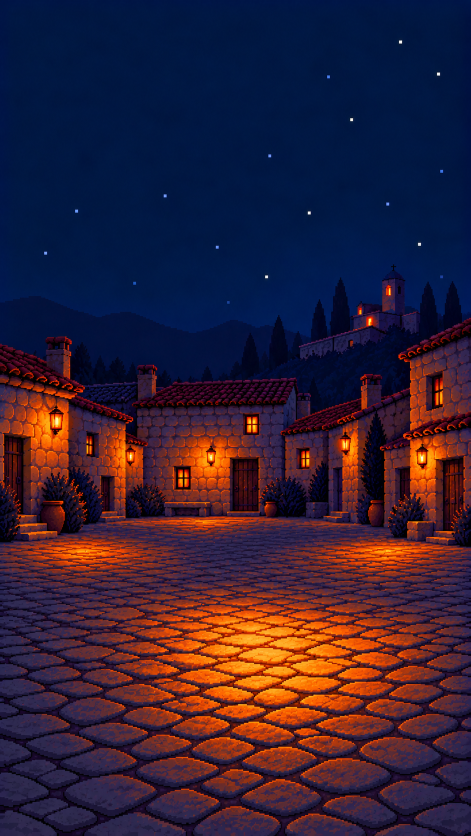
#> input picture tools/art/sources/chatgpt/village_square.png, 941 x 1672 px (shown at 1/2 size)
$ python scenes.py
#> lines starting #> are read from the running program, lines starting #| are printed output that depends on the picture
### tools/art/chatgpt/common.py
"""Shared steps for turning Daniele's ChatGPT pictures (2026-10, tools/art/sources/chatgpt/) into game art.

Every picture goes through the same steps:
  1. key: the flat magenta (#FF00FF) background, and the pink fringe it leaves on edges, becomes
     real alpha;
  2. grid: the picture is taken down to its own art-pixel grid (area average, so each art pixel is
     one even sample of its block) and the alpha cut hard at half;
  3. snap: every colour is snapped to the style palette (style_palette.png, the 61 colours of the
     ChatGPT style bible), nearest in Lab;
  4. save: blown back up by a whole factor with nearest (so the game's own shrinking to its screen
     cells starts from clean blocks) and written lossless.
"""
import os
import numpy as np
from PIL import Image
import cv2
from scipy import ndimage

HERE = os.path.dirname(os.path.abspath(__file__))
ROOT = os.path.normpath(os.path.join(HERE, "../../.."))
GAME = os.path.join(ROOT, "game")
SRC = os.path.join(ROOT, "tools/art/sources/chatgpt")
PALETTE = ["#07060a", "#0b1a33", "#0e5a2c", "#120e0e", "#13284a", "#140c09", "#173c8a", "#1a0e0a",
    "#1a1420", "#1e1c30", "#23305a", "#24160f", "#251e1f", "#26b862", "#2c2840", "#2f78e0", "#33201a",
    "#3a3132", "#3c2618", "#3e3552", "#44176a", "#4a2c0e", "#4e3228", "#5a0e12", "#5a2e2a", "#5c3a22",
    "#6e6672", "#701a46", "#70452e", "#7a1c0a", "#80562f", "#8a2fd0", "#8a4430", "#8a5038", "#8a5a1c",
    "#9cc4ff", "#9cf0a8", "#a8161c", "#a85a26", "#a89ea6", "#c0683a", "#c48262", "#c8400c", "#c89030",
    "#c8a0ff", "#d8802e", "#e0242a", "#e0408c", "#e2d6ca", "#e8975a", "#ecb894", "#ecc055", "#f07018",
    "#f6c48a", "#fba832", "#fbf3e8", "#ff5a42", "#ffacd0", "#ffd86a", "#fff0a0", "#fff4cc"]
# colours reserved for the notes: never snapped to on figures, scenery or the HUD
RESERVED = {"#0e5a2c", "#26b862", "#9cf0a8", "#173c8a", "#2f78e0", "#9cc4ff", "#44176a", "#8a2fd0",
    "#c8a0ff", "#701a46", "#e0408c", "#ffacd0"}


def _rgb(h):
    return [int(h[i:i + 2], 16) for i in (1, 3, 5)]


def palette(reserved=True, extra=()):
    cols = [c for c in PALETTE if reserved or c not in RESERVED] + list(extra)
    return np.array([_rgb(c) for c in cols], np.uint8)


def src(name):
    return os.path.join(SRC, name)


def load(path):
    return np.asarray(Image.open(path).convert("RGBA")).copy()


# [42 lines left out: functions magenta, keyed, block_size, not called in this run]


def grid(rgba, f, size=None):
    """Down to the art grid: f source px an art px (or straight to size=(w, h))."""
    h, w = rgba.shape[:2]
    if size is None:
        size = (max(1, round(w / f)), max(1, round(h / f)))
    a = rgba.astype(np.float32)
    al = a[..., 3:4] / 255.0
    pre = np.concatenate([a[..., :3] * al, al * 255.0], -1)
    small = cv2.resize(pre, size, interpolation=cv2.INTER_AREA)
    alpha = small[..., 3:4] / 255.0
    rgb = np.where(alpha > 0.01, small[..., :3] / np.maximum(alpha, 1e-6), 0)
    out = np.concatenate([np.clip(rgb, 0, 255), np.where(alpha > 0.5, 255.0, 0.0)], -1)
    return out.astype(np.uint8)


def snap(rgba, pal=None):
    """Every colour to its nearest palette colour (Lab distance)."""
    if pal is None:
        pal = palette()
    lab_p = cv2.cvtColor(pal[None].astype(np.uint8), cv2.COLOR_RGB2LAB)[0].astype(np.float32)
    rgb = np.ascontiguousarray(rgba[..., :3])
    lab = cv2.cvtColor(rgb, cv2.COLOR_RGB2LAB).astype(np.float32).reshape(-1, 3)
    out = np.empty((lab.shape[0],), np.int64)
    for i in range(0, lab.shape[0], 65536):
        d = ((lab[i:i + 65536, None, :] - lab_p[None]) ** 2).sum(-1)
        out[i:i + 65536] = d.argmin(1)
    res = rgba.copy()
    res[..., :3] = pal[out].reshape(rgb.shape)
    res[res[..., 3] == 0, :3] = 0
    return res


def up(rgba, k):
    return np.repeat(np.repeat(rgba, k, 0), k, 1)


# [20 lines left out: functions crop_alpha, pieces, not called in this run]


def save(rgba, path, k=1):
    os.makedirs(os.path.dirname(path), exist_ok=True)
    img = Image.fromarray(up(rgba, k) if k > 1 else rgba)
    if path.endswith(".webp"):
        img.save(path, lossless=True, quality=100, method=6, exact=True)
    else:
        img.save(path, optimize=True)
    print(os.path.relpath(path, ROOT), img.size)

### tools/art/chatgpt/scenes.py
"""Scenes around the game from Daniele's ChatGPT village and workshop pictures:

    python3 tools/art/chatgpt/scenes.py

village_square.png -> game/art/px/scenery/title_scene{,_lit,_dim}.png: the night square under the
    stars, 240 art px wide (the base screen's width), cut so the lit middle of the square, where the
    title's bonfire burns (TitleScene.FIRE, 58 art px over the bottom), is the fire's place; the lit
    and dim twins are the same picture warmer and brighter / darker (the beat's light)
workshop_tall.png, village_well_night.png, village_banners_dusk.png, village_tree_dusk.png,
church_square.png, village_street_long.png -> game/art/px/stops/stop_{1,3,4,5,6,7}{,_bg}.png (and an empty
    _front): a band of each upright scene at the world's proportions (320 x 184, StopCells.WORLD), the
    card (StopCells.CARD) on its subject
village_street.png -> stop_2{,_bg}.png: the village street at night, its stone fire ring where the
    stop's bonfire burns
Then run tools/art/pixel/stops.py: it takes these stops' cards, fires and glows from stop_scenes.json.
village_lane.png   -> game/art/px/ui/backdrop.png: the stone every menu stands on, now a lit lane
    of the village, 360 x 540, darkened so the panels and their text read over it

All on the art grid, snapped to the style palette without the notes' colours.
"""
import os
import numpy as np
from PIL import Image
import common as c

PX = os.path.join(c.GAME, "art/px")
PAL = c.palette(reserved=False)


def rgba(name):
    a = c.load(c.src(name))
    a[..., 3] = 255
    return a


def tone(a, k, warm=0.0):
    f = a.astype(np.float32)
    f[..., :3] *= k
    if warm:
        f[..., 0] += warm * 40
        f[..., 1] += warm * 12
    return np.clip(f, 0, 255).astype(np.uint8)


def title():
    a = rgba("village_square.png")
    f = a.shape[1] / 240.0
#> f = 3.92
    g = c.grid(a, f)
#> in grid, `al = a[..., 3:4] / 255.0`: al: shape (1672, 941, 1) float32; every value is 1
    # the lit middle of the square (row 1300 of the picture) 58 art px over the bottom
    bottom = int(round(1300 / f)) + 58
#> bottom = 390
    g = g[:bottom]
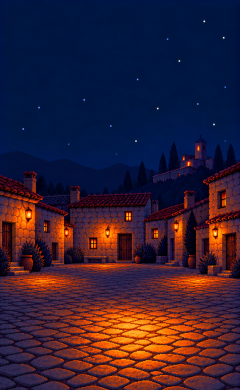
#> g: shape (390, 240, 4); mean R, G, B, A 50.7, 31.4, 50.9, 255
    for name, k, w in (("title_scene", 1.0, 0.0), ("title_scene_lit", 1.18, 0.4), ("title_scene_dim", 0.72, 0.0)):
        c.save(c.snap(tone(g, k, w), PAL), os.path.join(PX, "scenery", name + ".png"))
#> this loop made 3 passes
#> pass 2, in snap (call 2), `rgb = np.ascontiguousarray(rgba[..., :3])`:
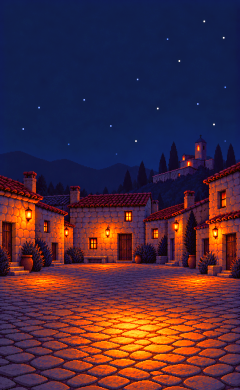
#> rgb: shape (390, 240, 3); mean of channels 0, 1, 2 73.2, 41.3, 59.6; drawn as R, G, B


# each stop card's top-left in its world (StopCells.STOPS[n].card), the card StopCells.CARD big
CARD = (212, 148)
WORLD = (320, 184)
# Stops from Daniele's upright (941 x 1672) scenes: a band of the picture as wide as it is, at the
# world's proportions (never stretched), its top row in the picture's px; and the card's place in it
# (the card shows the scene's subject, not the floor).
PORTRAIT = {
    1: ("workshop_tall.png", 500, (0, 6)),            # the carver's bench: the mask, the chisels, the shavings (the bells hang above the band)
    3: ("village_well_night.png", 724, (74, 26)),     # Around the Bonfires: the night lane, the well
    4: ("village_banners_dusk.png", 640, (54, 18)),   # Carnival Sunday: red cloths across the street
    5: ("village_tree_dusk.png", 655, (54, 18)),      # The Rope: the lane at dusk, the bare tree
    6: ("church_square.png", 560, (54, 18)),          # The Piazza: the church square
    7: ("village_street_long.png", 330, (54, 18)),    # Shrove Tuesday: the long lit street
}
# (each band's top is chosen so the paving shows along its lower part: the procession stands on it)
WIDE = {2: ("village_street.png", (100, 30))}         # Sant'Antonio's Fires: the stone fire ring
# the stops' fires and glows on the new pictures (the drawn worlds' ones fell on blank walls)
FIRES = {2: [[255, 152, "big"]]}
GLOWS = {1: [[293, 14, 36, 28]], 2: [[255, 120, 96, 72]]}
SMOKE = {2: [[255, 76]]}


def _save_stop(g, n, card_at, front=True):
    x, y = card_at
    c.save(g[y:y + CARD[1], x:x + CARD[0]], os.path.join(PX, "stops", "stop_%d.png" % n))
    c.save(g, os.path.join(PX, "stops", "stop_%d_bg.png" % n))
    if front:
        c.save(np.zeros_like(g), os.path.join(PX, "stops", "stop_%d_front.png" % n))
    mid = os.path.join(PX, "stops", "stop_%d_mid.png" % n)
    if os.path.exists(mid):
        os.remove(mid)
    top = g[0, WORLD[0] // 2, :3]
    return {"card": list(card_at), "layers": ["bg", "front"] if front else ["bg"],
            "fires": FIRES.get(n, []), "glows": GLOWS.get(n, []), "smoke": SMOKE.get(n, []),
            "top": "#%02x%02x%02x" % tuple(int(v) for v in top)}


def stop_wide(n):
    name, card_at = WIDE[n]
    a = rgba(name)
    h, w = a.shape[:2]
    # cropped to the world's proportions first (never stretched), then taken down to it
    ch = int(round(w * WORLD[1] / WORLD[0]))
    t = max(0, (h - ch) // 2)
    g = c.snap(c.grid(a[t:t + ch], None, WORLD), PAL)
    return _save_stop(g, n, card_at)


def stop_portrait(n):
    name, top, card_at = PORTRAIT[n]
    a = rgba(name)
    w = a.shape[1]
    band = a[top:top + int(round(w * WORLD[1] / WORLD[0]))]
    g = c.snap(c.grid(band, None, WORLD), PAL)
    return _save_stop(g, n, card_at)


def stops():
    """Every stop's picture, and tools/art/chatgpt/stop_scenes.json, which tools/art/pixel/stops.py
    reads to write their cards, fires and glows into stop_cells.gd (re-run it after this)."""
    import json
    out = {}
    for n in sorted(set(PORTRAIT) | set(WIDE)):
        out[str(n)] = stop_portrait(n) if n in PORTRAIT else stop_wide(n)
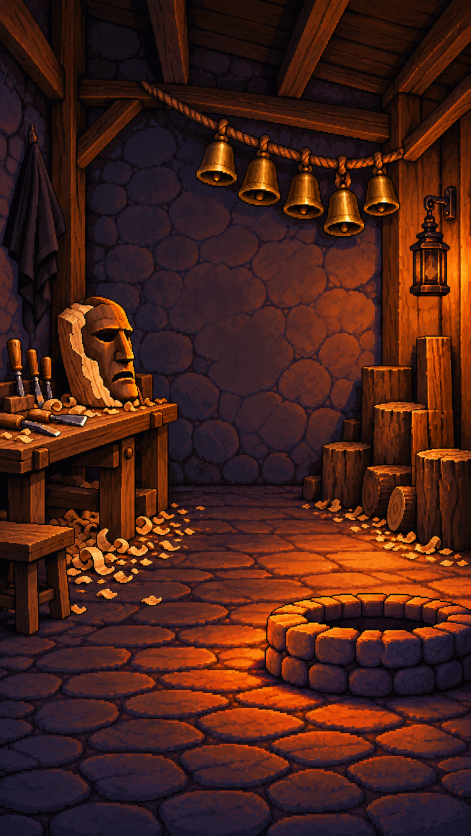
#> input picture tools/art/sources/chatgpt/workshop_tall.png, 941 x 1672 px (shown at 1/2 size)
#> in stop_portrait, `band = a[top:top + int(round(w * WORLD[1] / WORLD[0]))]`:
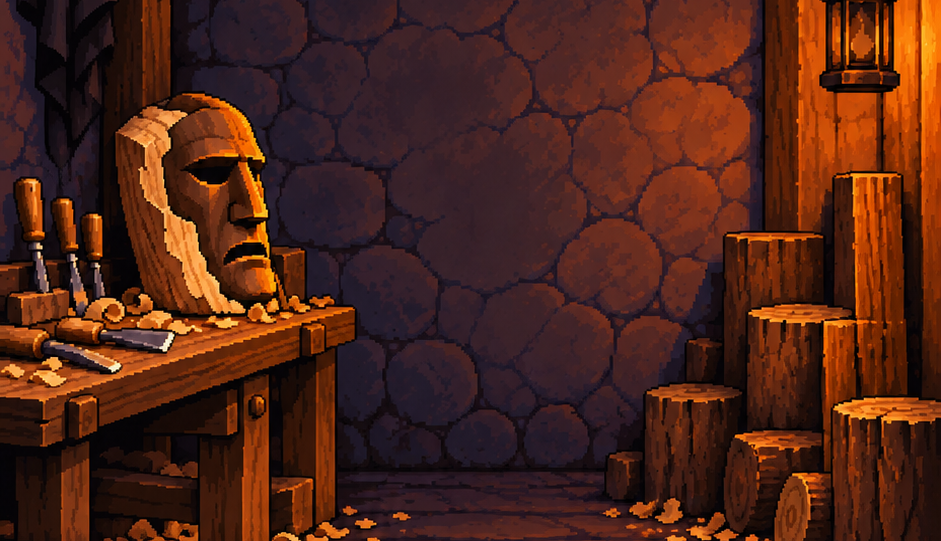
#> band: shape (541, 941, 4); mean R, G, B, A 78.8, 36.9, 23.9, 255
#> call 2 of grid, with size = (320, 184)
#> in grid (call 2), `al = a[..., 3:4] / 255.0`: al: shape (541, 941, 1) float32; every value is 1
#> in grid (call 2), `small = cv2.resize(pre, size, interpolation=cv2.INTER_AREA)`:
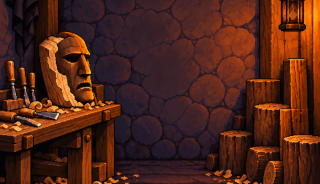
#> small: shape (184, 320, 4) float32; mean R, G, B, A 78.8, 36.9, 23.9, 255; transparent parts drawn white
#> in snap (call 4), `lab_p = cv2.cvtColor(pal[None].astype(np.uint8), cv2.COLOR_RGB2LAB)[0]..`: lab_p = 49 rows, first 8: [5, 128, 126], [24, 133, 109], [11, 128, 129], [42, 132, 104], [10, 130, 130], [12, 134, 131], [19, 134, 121], [29, 135, 115]
#> in snap (call 4), `res[..., :3] = pal[out].reshape(rgb.shape)`:
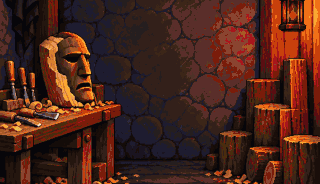
#> res: shape (184, 320, 4); mean of channels 0, 1, 2, 3 75.6, 36.6, 26.1, 255; drawn as R, G, B
#> call 4 of save, with path = 'game/art/px/stops/stop_1.png', k = 1
#> in save (call 4), `img = Image.fromarray(up(rgba, k) if k > 1 else rgba)`:
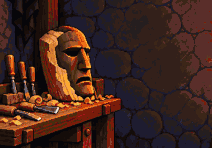
#> img: PIL image 212x148 RGBA; mean R, G, B, A 65.1, 36.9, 29.3, 255
#| game/art/px/stops/stop_1.png (212, 148)
#| game/art/px/stops/stop_1_bg.png (320, 184)
#> in save (call 6), `img = Image.fromarray(up(rgba, k) if k > 1 else rgba)`: img: PIL image 320x184 RGBA; every value is 0
#| game/art/px/stops/stop_1_front.png (320, 184)
#> in _save_stop, `top = g[0, WORLD[0] // 2, :3]`: top = [60, 38, 24]
    with open(os.path.join(c.HERE, "stop_scenes.json"), "w") as f:
        json.dump(out, f, indent=1)


def backdrop():
    a = rgba("village_lane.png")
    h, w = a.shape[:2]
    top = h - int(round(w * 540 / 360))
    g = c.grid(a[top:], None, (360, 540))
    f = g.astype(np.float32)
    grey = f[..., :3] @ np.array([0.299, 0.587, 0.114], np.float32)
    f[..., :3] = f[..., :3] * 0.6 + grey[..., None] * 0.4
    c.save(c.snap(tone(f.astype(np.uint8), 0.45), PAL), os.path.join(PX, "ui", "backdrop.png"))


if __name__ == "__main__":
    title()
#> (the run stopped early here; a loop or call above may not have finished)
